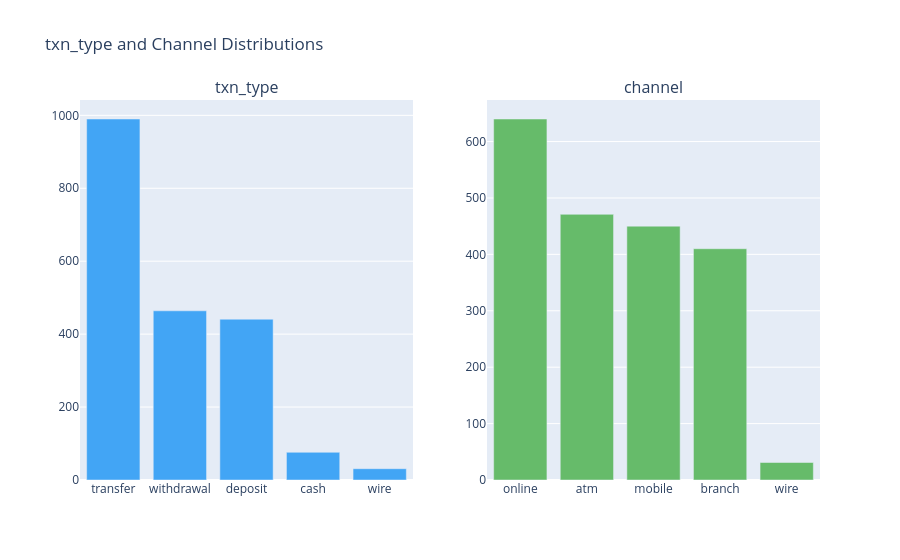

The cell this chart's notebook holds for it:
### Markdown cell above
## 6. txn_type and Channel Breakdown

### Code cell
fig = make_subplots(rows=1, cols=2, subplot_titles=["txn_type", "channel"])

txn_vc = tx["txn_type"].value_counts()
ch_vc  = tx["channel"].value_counts()

fig.add_trace(go.Bar(x=txn_vc.index, y=txn_vc.values, name="txn_type", marker_color="#42A5F5"), row=1, col=1)
fig.add_trace(go.Bar(x=ch_vc.index,  y=ch_vc.values,  name="channel",  marker_color="#66BB6A"), row=1, col=2)

fig.update_layout(title="txn_type and Channel Distributions", showlegend=False)
fig.show()

### Figure 1 — Plotly figure (JSON) as saved in the notebook; plotly's stock layout.template omitted (floating-point values rounded to 4 significant figures)
{"data": [{"marker": {"color": "#42A5F5"}, "name": "txn_type", "type": "bar", "x": ["transfer", "withdrawal", "deposit", "cash", "wire"], "xaxis": "x", "y": [990, 464, 441, 76, 31], "yaxis": "y"}, {"marker": {"color": "#66BB6A"}, "name": "channel", "type": "bar", "x": ["online", "atm", "mobile", "branch", "wire"], "xaxis": "x2", "y": [640, 471, 450, 410, 31], "yaxis": "y2"}], "layout": {"annotations": [{"font": {"size": 16}, "showarrow": false, "text": "txn_type", "x": 0.225, "xanchor": "center", "xref": "paper", "y": 1.0, "yanchor": "bottom", "yref": "paper"}, {"font": {"size": 16}, "showarrow": false, "text": "channel", "x": 0.775, "xanchor": "center", "xref": "paper", "y": 1.0, "yanchor": "bottom", "yref": "paper"}], "showlegend": false, "title": {"text": "txn_type and Channel Distributions"}, "xaxis": {"anchor": "y", "domain": [0.0, 0.45]}, "xaxis2": {"anchor": "y2", "domain": [0.55, 1.0]}, "yaxis": {"anchor": "x", "domain": [0.0, 1.0]}, "yaxis2": {"anchor": "x2", "domain": [0.0, 1.0]}}}
